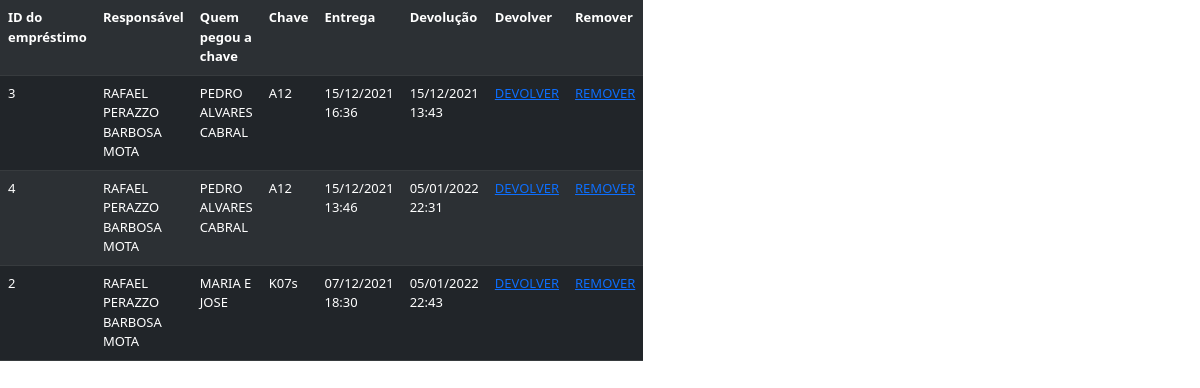
The app's page /chave/listar_emprestimos with its own data.
### Emprestimo.py (models this page shows)
class Emprestimo(db.Model):
    id = db.Column(db.Integer, primary_key=True)
    id_usuario = db.Column(db.Integer,db.ForeignKey('usuario.id'))
    nome_pessoa = db.Column(db.String(100),unique=False,nullable=True)
    id_chave = db.Column(db.Integer,db.ForeignKey('chave.id'))
    data_emprestimo = db.Column(db.DateTime,unique=False,nullable=False,default=datetime.datetime.now())
    data_devolucao = db.Column(db.DateTime,unique=False,nullable=True)

### Usuarios.py (models this page shows)
class Usuario(db.Model):
    id = db.Column(db.Integer, primary_key=True)
    nome = db.Column(db.String(200), unique=False, nullable=False)
    username = db.Column(db.String(80), unique=True, nullable=False)
    email = db.Column(db.String(120), unique=True, nullable=True)
    telefone = db.Column(db.String(20),unique=False,nullable=True)
    senha = db.Column(db.String(80), unique=False, nullable=False)
    emprestimos = db.relationship('Emprestimo',backref='usuario',lazy=True)

### Chaves.py (models this page shows, shortened)
class Chave(db.Model):
    id = db.Column(db.Integer, primary_key=True)
    nome = db.Column(db.String(20), unique=False, nullable=False)
    disponivel = db.Column(db.Boolean,default=True)
    emprestimos = db.relationship('Emprestimo',backref='chave',lazy=True)

### app.py (the view)
@app.route('/chave/listar_emprestimos')
def listar_emprestimos():
    emprestimos = Emprestimo.query.order_by(Emprestimo.data_emprestimo.desc()).all()
    return(render_template('emprestimos.html',emprestimos=emprestimos))

### templates/emprestimos.html
{% extends "base.html" %}
{% block conteudo %}
<head>
</head>
<table class="table table-dark table-striped" style="width:50%; font-size: small;">
    <tr>
        <th>ID do empréstimo</th>
        <th>Responsável</th>
        <th>Quem pegou a chave</th>
        <th>Chave</th>
        <th>Entrega</th>
        <th>Devolução</th>
        <th>Devolver</th>
        <th>Remover</th>
    </tr>
    {% for emprestimo in emprestimos %}
        <tr>
            <td>{{emprestimo.id}}</td>
            <td>{{emprestimo.usuario.nome}}</td>
            <td>{{emprestimo.nome_pessoa}}</td>
            <td>{{emprestimo.chave.nome}}</td>
            <td>{{emprestimo.data_emprestimo.strftime('%d/%m/%Y %H:%M')}}</td>
            {% if emprestimo.data_devolucao is not none %}
                <td>{{emprestimo.data_devolucao.strftime('%d/%m/%Y %H:%M')}}</td>
            {% else %}
                <td>NÃO DEVOLVIDA</td>
            {% endif %}
            <td><a href="{{url_for('devolver_chave',id_emprestimo=emprestimo.id)}}">DEVOLVER</a></td>
            <td><a href="{{url_for('remover_emprestimo',id_emprestimo=emprestimo.id)}}">REMOVER</a></td>
        </tr>
    {% endfor %}
</table>
{% endblock %}

### templates/base.html (shortened to what this page needs)
<!DOCTYPE html>
<html>
    <head>
      <link href="https://cdn.jsdelivr.net/npm/bootstrap@5.1.3/dist/css/bootstrap.min.css" rel="stylesheet">
    </head>
<body>
    {% block conteudo %}
    {% endblock %}
</body>
</html>

### records on screen
Emprestimo: id "3", usuario.nome "RAFAEL PERAZZO BARBOSA MOTA", nome_pessoa "PEDRO ALVARES CABRAL", chave.nome "A12", data_emprestimo "15/12/2021 16:36", data_devolucao "15/12/2021 13:43"
Emprestimo: id "4", usuario.nome "RAFAEL PERAZZO BARBOSA MOTA", nome_pessoa "PEDRO ALVARES CABRAL", chave.nome "A12", data_emprestimo "15/12/2021 13:46", data_devolucao "05/01/2022 22:31"
Emprestimo: id "2", usuario.nome "RAFAEL PERAZZO BARBOSA MOTA", nome_pessoa "MARIA E JOSE", chave.nome "K07s", data_emprestimo "07/12/2021 18:30", data_devolucao "05/01/2022 22:43"
